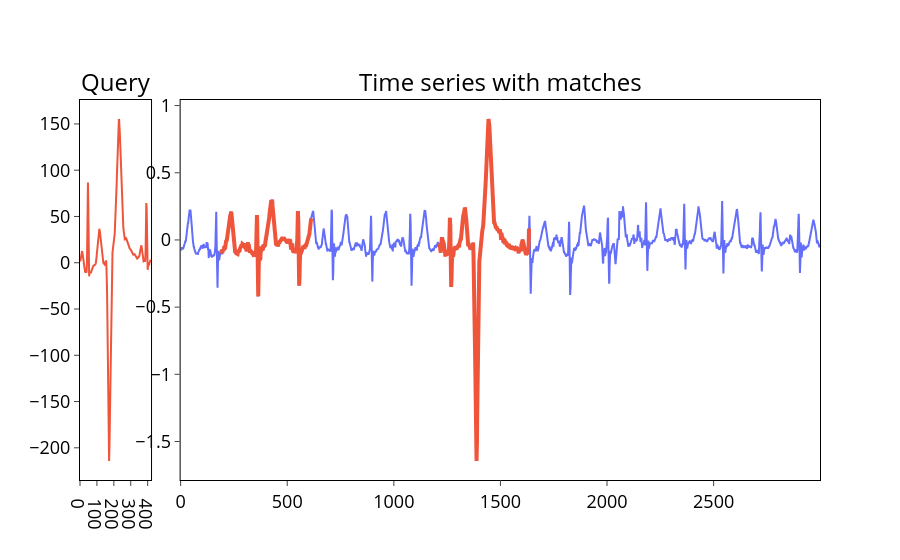
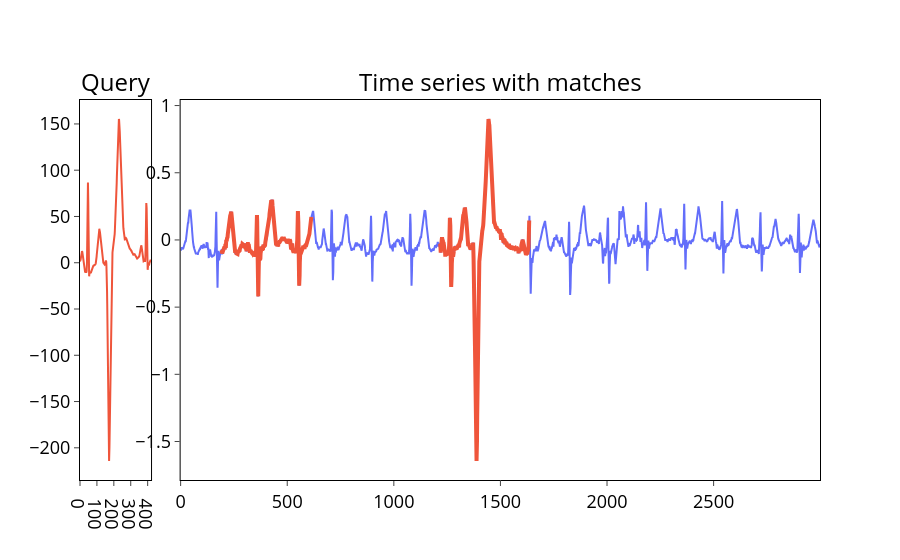
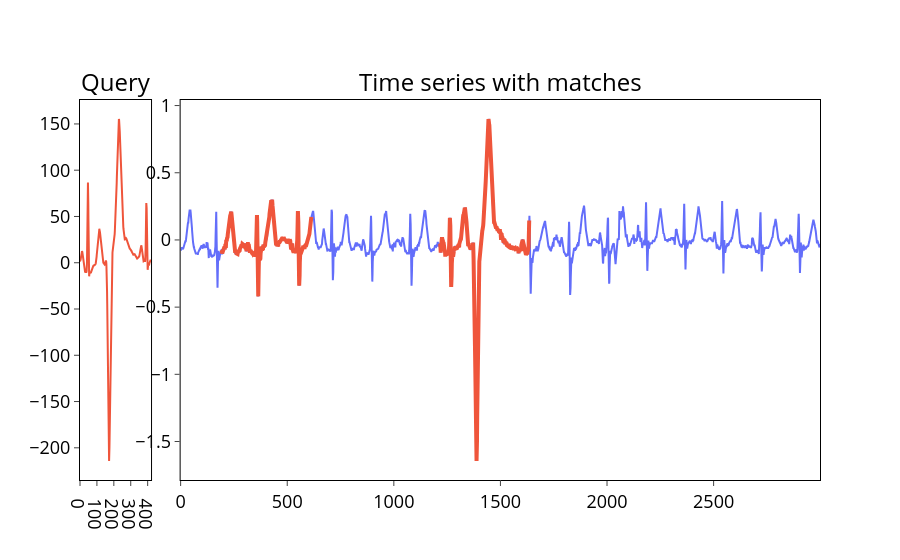

These figures' notebook cell, in order:
### Markdown cell above
### **Задача 2.**

Проделайте такие же шаги для поиска по образцу, как и в задаче 1, но теперь вычислите профиль расстояния с помощью одной из выбранных вами версий алгоритма MASS. Для этого используйте стороннюю библиотеку *mass-ts*. Со списком всех функций, которые предоставляет данная библиотека, и их описанием вы можете ознакомиться в [репозитории библиотеки GitHub](https://github.com/matrix-profile-foundation/mass-ts).

Обратите внимание, что MASS 2 и MASS 3 возвращают профиль расстояния в виде вектора комплексных чисел. Для дальнейшей работы с профилем расстояния используйте только вещественные части комплексных чисел.

### Code cell
topK = 2
excl_zone_frac = 0.5
excl_zone = math.ceil(len(query) * excl_zone_frac)
is_normalize = True

mass_bestmatch_results = {}

mass1_dist_profile = np.real(mts.mass(ts, query))
mass_bestmatch_results['MASS1'] = topK_match(mass1_dist_profile, excl_zone, topK)

mass1_dist_profile = np.real(mts.mass2(ts, query))
mass_bestmatch_results['MASS2'] = topK_match(mass1_dist_profile, excl_zone, topK)

mass1_dist_profile = np.real(mts.mass3(ts, query, 1024))
mass_bestmatch_results['MASS3'] = topK_match(mass1_dist_profile, excl_zone, topK)

print("Brute force:", naive_bestmatch_results['indices'], naive_bestmatch_results['distances'])

for algorithm, result in mass_bestmatch_results.items():
    print(f"\n{algorithm}:")
    print(f"  Индексы: {result['indices']}")
    print(f"  Расстояния: {result['distances']}")

plot_bestmatch_results(ts, query, mass_bestmatch_results['MASS1'])
plot_bestmatch_results(ts, query, mass_bestmatch_results['MASS2'])
plot_bestmatch_results(ts, query, mass_bestmatch_results['MASS3'])

### Figure 1 — Plotly figure (JSON) as saved in the notebook; plotly's stock layout.template omitted (floating-point values rounded to 4 significant figures; data arrays with more than 128 entries replaced by an {"elided": "..."} marker saying what was removed)
{"data": [{"line": {"color": "#EF553B"}, "x": {"elided": "421 int values"}, "y": {"elided": "421 float values"}, "type": "scatter", "xaxis": "x", "yaxis": "y"}, {"line": {"color": "#636EFA"}, "name": "Time series", "x": {"elided": "3000 int values"}, "y": {"elided": "3000 float values"}, "type": "scatter", "xaxis": "x2", "yaxis": "y2"}, {"line": {"color": "#EF553B", "width": 4}, "showlegend": false, "x": {"elided": "421 int values"}, "y": {"elided": "421 float values"}, "type": "scatter", "xaxis": "x2", "yaxis": "y2"}, {"line": {"color": "#EF553B", "width": 4}, "showlegend": false, "x": {"elided": "421 int values"}, "y": {"elided": "421 float values"}, "type": "scatter", "xaxis": "x2", "yaxis": "y2"}], "layout": {"xaxis": {"anchor": "y", "domain": [0.0, 0.096], "tickfont": {"size": 18, "color": "black"}, "showgrid": false, "linecolor": "#000", "ticks": "outside", "linewidth": 1, "tickwidth": 1, "mirror": true}, "yaxis": {"anchor": "x", "domain": [0.0, 1.0], "tickfont": {"size": 18, "color": "black"}, "showgrid": false, "linecolor": "#000", "ticks": "outside", "zeroline": false, "linewidth": 1, "tickwidth": 1, "mirror": true}, "xaxis2": {"anchor": "y2", "domain": [0.136, 1.0], "tickfont": {"size": 18, "color": "black"}, "showgrid": false, "linecolor": "#000", "ticks": "outside", "linewidth": 1, "tickwidth": 1, "mirror": true}, "yaxis2": {"anchor": "x2", "domain": [0.0, 1.0], "tickfont": {"size": 18, "color": "black"}, "showgrid": false, "linecolor": "#000", "ticks": "outside", "zeroline": false, "linewidth": 1, "tickwidth": 1, "mirror": true}, "annotations": [{"font": {"size": 24, "color": "black"}, "showarrow": false, "text": "Query", "x": 0.048, "xanchor": "center", "xref": "paper", "y": 1.0, "yanchor": "bottom", "yref": "paper"}, {"font": {"size": 24, "color": "black"}, "showarrow": false, "text": "Time series with matches", "x": 0.568, "xanchor": "center", "xref": "paper", "y": 1.0, "yanchor": "bottom", "yref": "paper"}], "title": {"x": 0.5}, "plot_bgcolor": "rgba(0,0,0,0)", "paper_bgcolor": "rgba(0,0,0,0)", "showlegend": false}}

### Figure 2 — Plotly figure (JSON) as saved in the notebook; plotly's stock layout.template omitted (floating-point values rounded to 4 significant figures; data arrays with more than 128 entries replaced by an {"elided": "..."} marker saying what was removed)
{"data": [{"line": {"color": "#EF553B"}, "x": {"elided": "421 int values"}, "y": {"elided": "421 float values"}, "type": "scatter", "xaxis": "x", "yaxis": "y"}, {"line": {"color": "#636EFA"}, "name": "Time series", "x": {"elided": "3000 int values"}, "y": {"elided": "3000 float values"}, "type": "scatter", "xaxis": "x2", "yaxis": "y2"}, {"line": {"color": "#EF553B", "width": 4}, "showlegend": false, "x": {"elided": "421 int values"}, "y": {"elided": "421 float values"}, "type": "scatter", "xaxis": "x2", "yaxis": "y2"}, {"line": {"color": "#EF553B", "width": 4}, "showlegend": false, "x": {"elided": "421 int values"}, "y": {"elided": "421 float values"}, "type": "scatter", "xaxis": "x2", "yaxis": "y2"}], "layout": {"xaxis": {"anchor": "y", "domain": [0.0, 0.096], "tickfont": {"size": 18, "color": "black"}, "showgrid": false, "linecolor": "#000", "ticks": "outside", "linewidth": 1, "tickwidth": 1, "mirror": true}, "yaxis": {"anchor": "x", "domain": [0.0, 1.0], "tickfont": {"size": 18, "color": "black"}, "showgrid": false, "linecolor": "#000", "ticks": "outside", "zeroline": false, "linewidth": 1, "tickwidth": 1, "mirror": true}, "xaxis2": {"anchor": "y2", "domain": [0.136, 1.0], "tickfont": {"size": 18, "color": "black"}, "showgrid": false, "linecolor": "#000", "ticks": "outside", "linewidth": 1, "tickwidth": 1, "mirror": true}, "yaxis2": {"anchor": "x2", "domain": [0.0, 1.0], "tickfont": {"size": 18, "color": "black"}, "showgrid": false, "linecolor": "#000", "ticks": "outside", "zeroline": false, "linewidth": 1, "tickwidth": 1, "mirror": true}, "annotations": [{"font": {"size": 24, "color": "black"}, "showarrow": false, "text": "Query", "x": 0.048, "xanchor": "center", "xref": "paper", "y": 1.0, "yanchor": "bottom", "yref": "paper"}, {"font": {"size": 24, "color": "black"}, "showarrow": false, "text": "Time series with matches", "x": 0.568, "xanchor": "center", "xref": "paper", "y": 1.0, "yanchor": "bottom", "yref": "paper"}], "title": {"x": 0.5}, "plot_bgcolor": "rgba(0,0,0,0)", "paper_bgcolor": "rgba(0,0,0,0)", "showlegend": false}}

### Figure 3 — Plotly figure (JSON) as saved in the notebook; plotly's stock layout.template omitted (floating-point values rounded to 4 significant figures; data arrays with more than 128 entries replaced by an {"elided": "..."} marker saying what was removed)
{"data": [{"line": {"color": "#EF553B"}, "x": {"elided": "421 int values"}, "y": {"elided": "421 float values"}, "type": "scatter", "xaxis": "x", "yaxis": "y"}, {"line": {"color": "#636EFA"}, "name": "Time series", "x": {"elided": "3000 int values"}, "y": {"elided": "3000 float values"}, "type": "scatter", "xaxis": "x2", "yaxis": "y2"}, {"line": {"color": "#EF553B", "width": 4}, "showlegend": false, "x": {"elided": "421 int values"}, "y": {"elided": "421 float values"}, "type": "scatter", "xaxis": "x2", "yaxis": "y2"}, {"line": {"color": "#EF553B", "width": 4}, "showlegend": false, "x": {"elided": "421 int values"}, "y": {"elided": "421 float values"}, "type": "scatter", "xaxis": "x2", "yaxis": "y2"}], "layout": {"xaxis": {"anchor": "y", "domain": [0.0, 0.096], "tickfont": {"size": 18, "color": "black"}, "showgrid": false, "linecolor": "#000", "ticks": "outside", "linewidth": 1, "tickwidth": 1, "mirror": true}, "yaxis": {"anchor": "x", "domain": [0.0, 1.0], "tickfont": {"size": 18, "color": "black"}, "showgrid": false, "linecolor": "#000", "ticks": "outside", "zeroline": false, "linewidth": 1, "tickwidth": 1, "mirror": true}, "xaxis2": {"anchor": "y2", "domain": [0.136, 1.0], "tickfont": {"size": 18, "color": "black"}, "showgrid": false, "linecolor": "#000", "ticks": "outside", "linewidth": 1, "tickwidth": 1, "mirror": true}, "yaxis2": {"anchor": "x2", "domain": [0.0, 1.0], "tickfont": {"size": 18, "color": "black"}, "showgrid": false, "linecolor": "#000", "ticks": "outside", "zeroline": false, "linewidth": 1, "tickwidth": 1, "mirror": true}, "annotations": [{"font": {"size": 24, "color": "black"}, "showarrow": false, "text": "Query", "x": 0.048, "xanchor": "center", "xref": "paper", "y": 1.0, "yanchor": "bottom", "yref": "paper"}, {"font": {"size": 24, "color": "black"}, "showarrow": false, "text": "Time series with matches", "x": 0.568, "xanchor": "center", "xref": "paper", "y": 1.0, "yanchor": "bottom", "yref": "paper"}], "title": {"x": 0.5}, "plot_bgcolor": "rgba(0,0,0,0)", "paper_bgcolor": "rgba(0,0,0,0)", "showlegend": false}}
